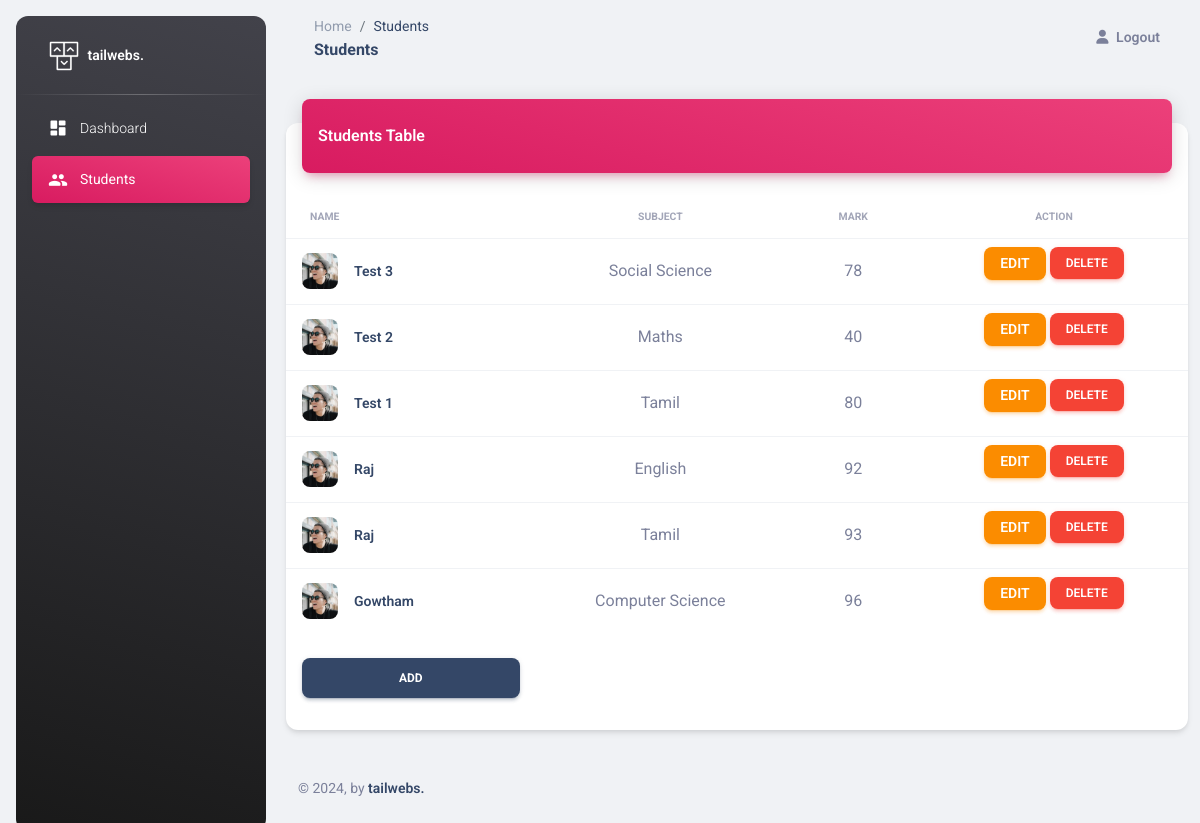
Page /students.php (signed in) on the committed database.
### tables this page shows
CREATE TABLE IF NOT EXISTS `students` (
  `id` int NOT NULL AUTO_INCREMENT,
  `name` varchar(50) DEFAULT NULL,
  `subject` varchar(50) DEFAULT NULL,
  `mark` int DEFAULT NULL,
  `created_at` datetime DEFAULT NULL,
  `updated_at` datetime NOT NULL DEFAULT CURRENT_TIMESTAMP,
  PRIMARY KEY (`id`)
);

### students.php (the view, shortened to what this page needs)
<?php
include('db_connect.php');
?>
<!DOCTYPE html>
<html lang="en">
<head>
  <link href="assets/css/nucleo-icons.css" rel="stylesheet" />
  <link href="assets/css/nucleo-svg.css" rel="stylesheet" />
  <link id="pagestyle" href="assets/css/material-dashboard.css?v=3.1.0" rel="stylesheet" />
</head>
<body class="g-sidenav-show  bg-gray-200">
  <?php include('sidebar.php'); ?>
  <main class="main-content position-relative max-height-vh-100 h-100 border-radius-lg ">
    <?php include('navbar.php'); ?>
    <div class="container-fluid py-4">
      <div class="row">
        <div class="col-12">
          <div class="card my-4">
            <div class="card-header p-0 position-relative mt-n4 mx-3 z-index-2">
              <div class="bg-gradient-primary shadow-primary border-radius-lg pt-4 pb-3">
                <h6 class="text-white text-capitalize ps-3">Students Table</h6>
              </div>
            </div>
            <div class="card-body px-0 pb-2">
              <div class="table-responsive p-0">
                <table class="table align-items-center mb-0">
                  <thead>
                    <tr>
                      <th class="text-uppercase text-secondary text-xxs font-weight-bolder opacity-7">Name</th>
                      <th class="text-center text-uppercase text-secondary text-xxs font-weight-bolder opacity-7">Subject</th>
                      <th class="text-center text-uppercase text-secondary text-xxs font-weight-bolder opacity-7">Mark</th>
                      <th class="text-center text-uppercase text-secondary text-xxs font-weight-bolder opacity-7">Action</th>
                    </tr>
                  </thead>
                  <tbody>
                    <?php
                      $query = "SELECT * FROM students ORDER BY id DESC";
                      $result = mysqli_query($conn, $query);
                      while($row = mysqli_fetch_array($result)) {
                    ?>
                    <tr>
                      <td>
                        <div class="d-flex px-2 py-1">
                          <div>
                            <img src="assets/img/team-2.jpg" class="avatar avatar-sm me-3 border-radius-lg" alt="user1">
                          </div>
                          <div class="d-flex flex-column justify-content-center">
                            <h6 class="mb-0 text-sm"><?php echo $row['name']; ?></h6>
                          </div>
                        </div>
                      </td>
                      <td class="align-middle text-center"><?php echo $row['subject']; ?></td>
                      <td class="align-middle text-center"><?php echo $row['mark']; ?></td>
                      <td class="align-middle text-center">
                        <a href="#" class="font-weight-bold text-sm edit-btn btn btn-warning btn-sm" data-bs-toggle="modal"
                          data-bs-target="#studentEdit" data-id="<?php echo $row['id']; ?>" data-name="<?php echo $row['name']; ?>" data-subject="<?php echo $row['subject']; ?>" data-mark="<?php echo $row['mark']; ?>">
                          Edit
                        </a>
                        <a type="button" id="<?php echo $row['id']; ?>" class="font-weight-bold btn btn-danger btn-sm delete_record">Delete</a>
                      </td>
                    </tr>
                    <?php } ?>
                  </tbody>
                </table>
              </div>
            </div>
            <div class="m-3">
              <button type="button" class="btn btn-dark w-25" data-bs-toggle="modal" data-bs-target="#studentCreate">
                Add
              </button>
            </div>
          </div>
        </div>
      </div>
      <?php include('footer.php'); ?>
    </div>
  </main>
</body>
</html>

### sidebar.php (shortened to what this page needs)
<?php
  $link = $_SERVER['PHP_SELF'];
  $link_array = explode('/',$link);
  $page = end($link_array);
?>
<aside class="sidenav navbar navbar-vertical navbar-expand-xs border-0 border-radius-xl my-3 fixed-start ms-3   bg-gradient-dark" id="sidenav-main">
  <div class="sidenav-header">
    <a class="navbar-brand m-0" href="dashboard.php">
      <img src="assets/img/logo-ct.png" class="navbar-brand-img h-100" alt="main_logo">
      <span class="ms-1 font-weight-bold text-white">tailwebs.</span>
    </a>
  </div>
  <hr class="horizontal light mt-0 mb-2">
  <div class="collapse navbar-collapse  w-auto " id="sidenav-collapse-main">
    <ul class="navbar-nav">
      <li class="nav-item">
        <a class="nav-link text-white <?php if($page == 'dashboard.php') { echo 'active bg-gradient-primary'; } ?>" href="dashboard.php">
          <div class="text-white text-center me-2 d-flex align-items-center justify-content-center">
            <i class="material-icons opacity-10">dashboard</i>
          </div>
          <span class="nav-link-text ms-1">Dashboard</span>
        </a>
      </li>
      <li class="nav-item">
        <a class="nav-link text-white <?php if($page == 'students.php') { echo 'active bg-gradient-primary'; } ?>" href="students.php">
          <div class="text-white text-center me-2 d-flex align-items-center justify-content-center">
            <i class="material-icons opacity-10">group</i>
          </div>
          <span class="nav-link-text ms-1">Students</span>
        </a>
      </li>
    </ul>
  </div>
</aside>

### navbar.php (shortened to what this page needs)
<?php
  $link = $_SERVER['PHP_SELF'];
  $link_array = explode('/',$link);
  $page = end($link_array);
?>
<nav class="navbar navbar-main navbar-expand-lg px-0 mx-4 shadow-none border-radius-xl" id="navbarBlur" data-scroll="true">
  <div class="container-fluid py-1 px-3">
    <div class="d-flex align-items-center">
      <nav aria-label="breadcrumb">
        <ol class="breadcrumb bg-transparent mb-0 pb-0 pt-1 px-0 me-sm-6 me-5">
          <li class="breadcrumb-item text-sm"><a class="opacity-5 text-dark" href="dashboard.php">Home</a></li>
          <?php
            if($page == 'students.php') {
              echo '<li class="breadcrumb-item text-sm text-dark active" aria-current="page">Students</li>';
            }
          ?>
        </ol>
        <h6 class="font-weight-bolder mb-0">
          <?php
            if($page == 'dashboard.php') {
              echo 'Dashboard';
            } else {
              echo 'Students';
            }
          ?>
        </h6>
      </nav>
    </div>
    <div class="collapse navbar-collapse justify-content-end mt-sm-0 mt-2 me-md-0 me-sm-4" id="navbar">
      <ul class="navbar-nav">
        <li class="nav-item d-flex align-items-center">
          <a type="button" class="nav-link text-body font-weight-bold px-0">
            <i class="fa fa-user me-sm-1"></i>
            <span class="d-inline logout">Logout</span>
          </a>
        </li>
      </ul>
    </div>
  </div>
</nav>

### footer.php
<footer class="footer py-4  ">
  <div class="container-fluid">
    <div class="row align-items-center justify-content-lg-between">
      <div class="col-lg-6 mb-lg-0 mb-4">
        <div class="copyright text-center text-sm text-muted text-lg-start">
          © 2024, by
          <a href="https://www.tailwebs.com" class="font-weight-bold" target="_blank">tailwebs.</a>
        </div>
      </div>
    </div>
  </div>
</footer>

### rows in the picture
students: name "Test 3", subject "Social Science", mark "78"
students: name "Test 2", subject "Maths", mark "40"
students: name "Test 1", subject "Tamil", mark "80"
students: name "Raj", subject "English", mark "92"
students: name "Raj", subject "Tamil", mark "93"
students: name "Gowtham", subject "Computer Science", mark "96"
